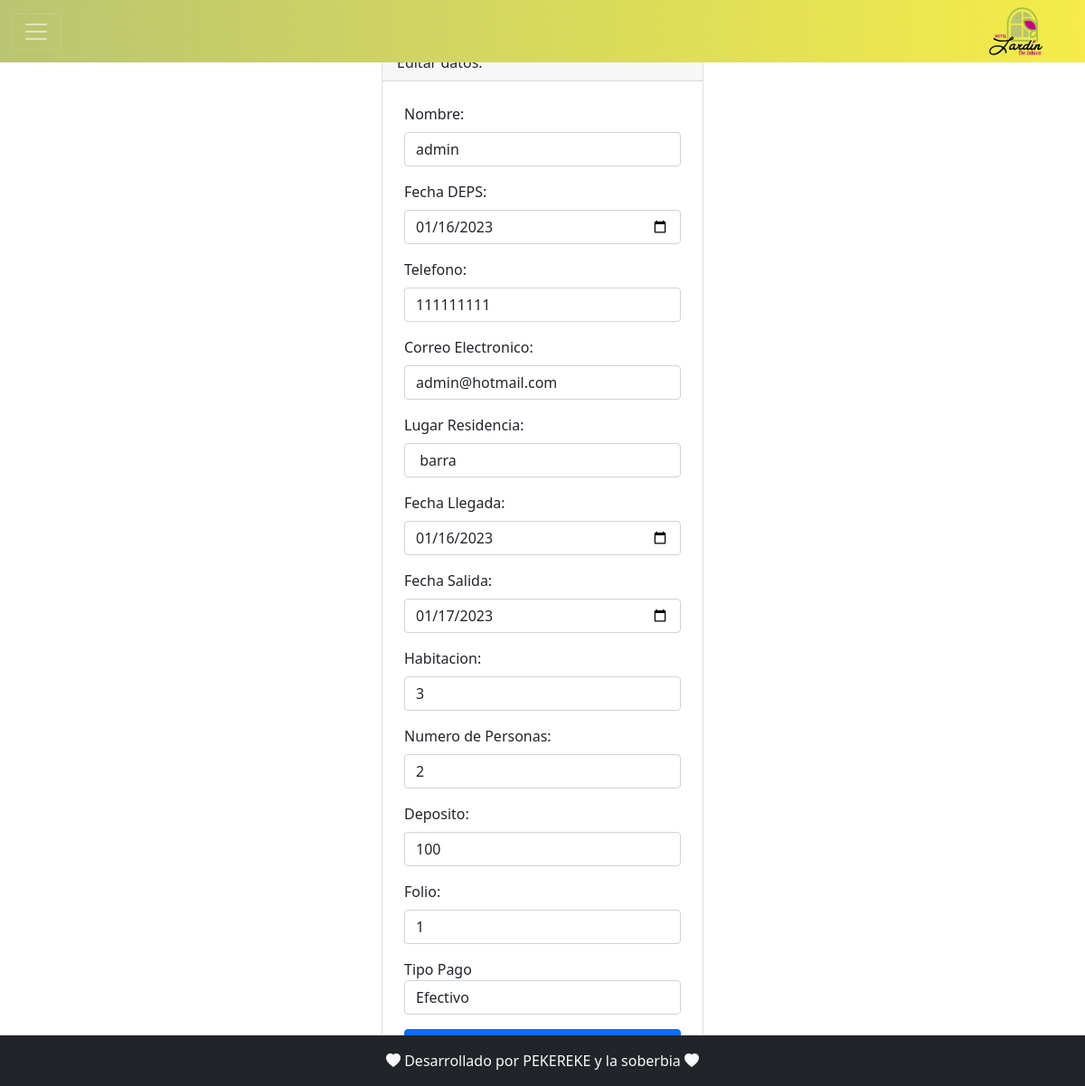
The app's page /editar.php?codigo=17, older data.
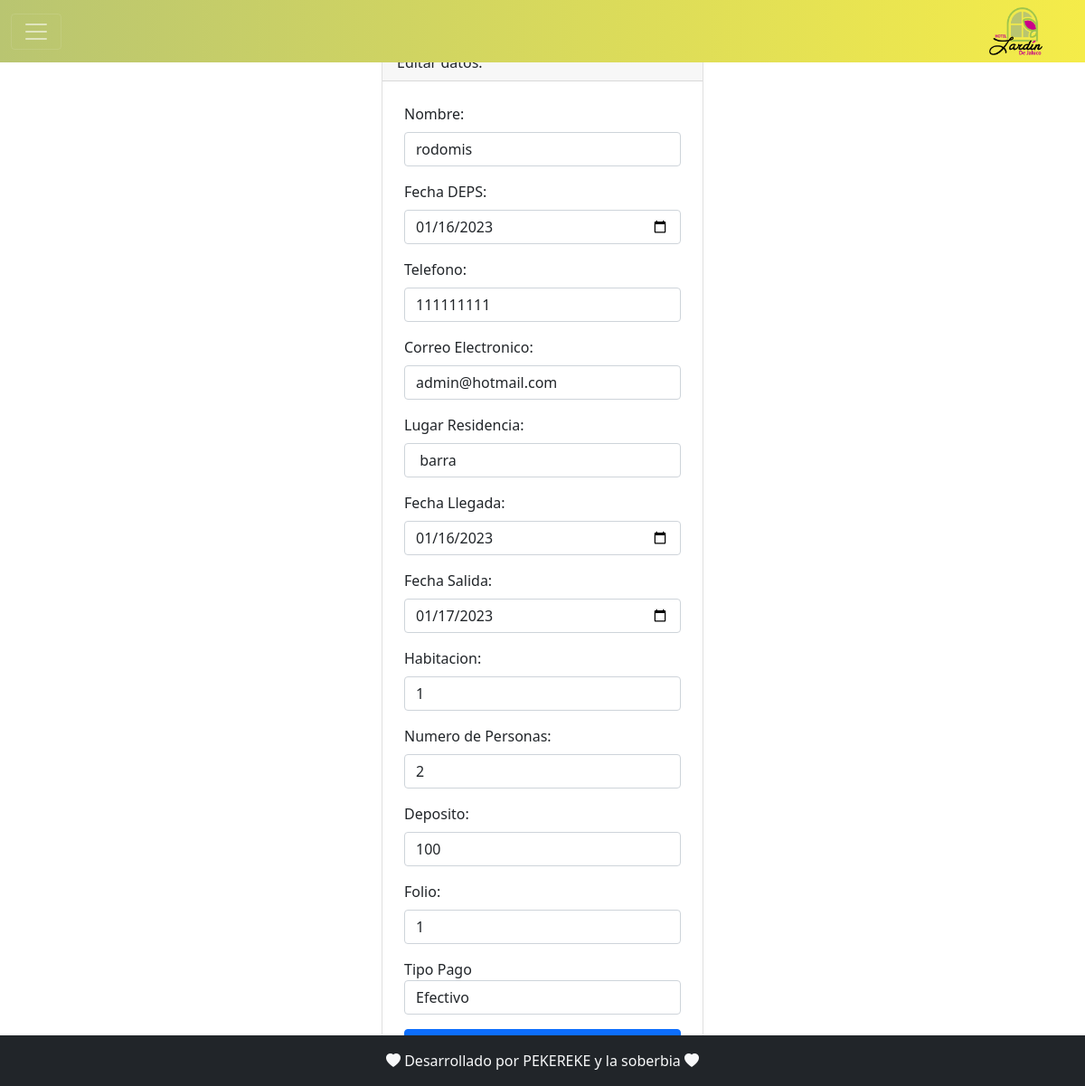
The same page, newer data.
### tables this page shows
CREATE TABLE `reservaciones` (
  `idReservaciones` int(10) NOT NULL,
  `nombre` varchar(45) NOT NULL,
  `fecha_deps` date NOT NULL,
  `num_telefono` int(10) NOT NULL,
  `email` varchar(25) NOT NULL,
  `lugar_residencia` varchar(45) NOT NULL,
  `fecha_llegada` date NOT NULL,
  `fecha_salida` date NOT NULL,
  `habitacion_id` int(2) NOT NULL,
  `no_personas` int(2) NOT NULL,
  `deposito` int(6) NOT NULL,
  `fecha_reservacion` date NOT NULL,
  `tipo_pago` text NOT NULL,
  `no_folio` int(6) NOT NULL,
  `no_noches` int(2) NOT NULL
);

### editar.php (the view, shortened to what this page needs)
<?php include 'template/header.php' ?>
<?php
    include_once 'model/conexion.php';
    $codigo = $_GET['codigo'];
    $sentencia = $bd->prepare("select * from reservaciones where idReservaciones = ?;");
    $sentencia->execute([$codigo]);
    $reservacion = $sentencia->fetch(PDO::FETCH_OBJ);
?>
<div class="container mt-5">
    <div class="row justify-content-center">
        <div class="col-md-4">
            <div class="card">
                <div class="card-header">
                    Editar datos:
                </div>
                <form class="p-4" method="POST" action="editarProceso.php">
                    <div class="mb-3">
                        <label class="form-label">Nombre: </label>
                        <input type="text" class="form-control" name="datoNombre" required
                        value="<?php echo $reservacion->nombre; ?>">
                    </div>
                    <div class="mb-3">
                        <label class="form-label">Fecha DEPS: </label>
                        <input type="date" class="form-control" name="datoDEPS" autofocus required
                        value="<?php echo $reservacion->fecha_deps; ?>">
                    </div>
                    <div class="mb-3">
                    <label class="form-label">Telefono: </label>
                        <input type="text" class="form-control" name="datoTelefono" autofocus required
                        value="<?php echo $reservacion->num_telefono; ?>">
                    </div>
                    <div class="mb-3">
                        <label class="form-label">Correo Electronico: </label>
                        <input type="email" class="form-control" name="datoEmail" autofocus required
                        value="<?php echo $reservacion->email; ?>">
                    </div>
                    <div class="mb-3">
                        <label class="form-label">Lugar Residencia: </label>
                        <input type="text" class="form-control" name="datoResidencia" autofocus required
                        value="<?php echo $reservacion->lugar_residencia; ?>">
                    </div>
                    <div class="mb-3">
                        <label class="form-label">Fecha Llegada: </label>
                        <input type="date" class="form-control" name="datoFechaLlegada" autofocus required
                        value="<?php echo $reservacion->fecha_llegada; ?>">
                    </div>
                    <div class="mb-3">
                        <label class="form-label">Fecha Salida: </label>
                        <input type="date" class="form-control" name="datoFechaSalida" autofocus required
                        value="<?php echo $reservacion->fecha_salida; ?>">
                    </div>
                    <div class="mb-3">
                        <label class="form-label">Habitacion: </label>
                        <input type="text" class="form-control" name="datoHabitacion" autofocus required
                        value="<?php echo $reservacion->habitacion_id; ?>">
                    </div>
                    <div class="mb-3">
                        <label class="form-label">Numero de Personas: </label>
                        <input type="number" class="form-control" name="datoNoPersonas" autofocus required
                        value="<?php echo $reservacion->no_personas; ?>">
                    </div>
                    <div class="mb-3">
                        <label class="form-label">Deposito: </label>
                        <input type="number" class="form-control" name="datoDeposito" autofocus required
                        value="<?php echo $reservacion->deposito; ?>">
                    </div>
                    <div class="mb-3">
                        <label class="form-label">Folio: </label>
                        <input type="number" class="form-control" name="datoFolio" autofocus required
                        value="<?php echo $reservacion->no_folio; ?>">
                    </div>
                    <div class="form-group mb-3">
                        <label for="inputState">Tipo Pago</label>
                        <select id="inputState" class="form-control" name="datoTipoPago"
                        value="<?php echo $reservacion->tipo_pago; ?>">
                            <option value = "Efectivo">Efectivo</option>
                        </select>
                    </div>
                    <div class="d-grid">
                    </div>
                </form>
            </div>
        </div>
    </div>
</div>
<?php include 'template/footer.php' ?>

Row changes from the older to the newer data that the page shows:
changed reservaciones "admin@hotmail.com": datoNombre "admin" → "rodomis"; datoHabitacion "3" → "1"
